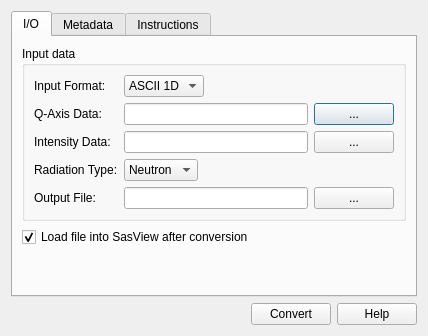
<?xml version="1.0" encoding="UTF-8"?>
<ui version="4.0">
 <class>FileConverterUI</class>
 <widget class="QDialog" name="FileConverterUI">
  <property name="geometry">
   <rect>
    <x>0</x>
    <y>0</y>
    <width>428</width>
    <height>331</height>
   </rect>
  </property>
  <property name="windowTitle">
   <string>File Converter</string>
  </property>
  <layout class="QGridLayout" name="gridLayout_8">
   <item row="0" column="0">
    <widget class="QTabWidget" name="tabWidget">
     <property name="currentIndex">
      <number>0</number>
     </property>
     <widget class="QWidget" name="tab">
      <attribute name="title">
       <string>I/O</string>
      </attribute>
      <layout class="QGridLayout" name="gridLayout_2">
       <item row="0" column="0">
        <widget class="QGroupBox" name="groupBox">
         <property name="title">
          <string>Input data</string>
         </property>
         <layout class="QGridLayout" name="gridLayout">
          <item row="0" column="0">
           <widget class="QLabel" name="label_6">
            <property name="text">
             <string>Input Format:</string>
            </property>
           </widget>
          </item>
          <item row="0" column="1">
           <layout class="QHBoxLayout" name="horizontalLayout_2">
            <item>
             <widget class="QComboBox" name="cbInputFormat">
              <property name="sizeAdjustPolicy">
               <enum>QComboBox::AdjustToContents</enum>
              </property>
              <item>
               <property name="text">
                <string>ASCII 1D</string>
               </property>
              </item>
              <item>
               <property name="text">
                <string>ASCII 2D</string>
               </property>
              </item>
              <item>
               <property name="text">
                <string>BSL 1D</string>
               </property>
              </item>
              <item>
               <property name="text">
                <string>BSL 2D</string>
               </property>
              </item>
             </widget>
            </item>
            <item>
             <spacer name="horizontalSpacer_2">
              <property name="orientation">
               <enum>Qt::Horizontal</enum>
              </property>
              <property name="sizeHint" stdset="0">
               <size>
                <width>40</width>
                <height>20</height>
               </size>
              </property>
             </spacer>
            </item>
           </layout>
          </item>
          <item row="1" column="0">
           <widget class="QLabel" name="label_7">
            <property name="text">
             <string>Q-Axis Data:</string>
            </property>
           </widget>
          </item>
          <item row="1" column="1">
           <widget class="QLineEdit" name="txtQFile"/>
          </item>
          <item row="1" column="2">
           <widget class="QPushButton" name="btnQFile">
            <property name="sizePolicy">
             <sizepolicy hsizetype="Fixed" vsizetype="Fixed">
              <horstretch>0</horstretch>
              <verstretch>0</verstretch>
             </sizepolicy>
            </property>
            <property name="text">
             <string>...</string>
            </property>
           </widget>
          </item>
          <item row="2" column="0">
           <widget class="QLabel" name="label_8">
            <property name="text">
             <string>Intensity Data:</string>
            </property>
           </widget>
          </item>
          <item row="2" column="1">
           <widget class="QLineEdit" name="txtIFile"/>
          </item>
          <item row="2" column="2">
           <widget class="QPushButton" name="btnIFile">
            <property name="sizePolicy">
             <sizepolicy hsizetype="Fixed" vsizetype="Fixed">
              <horstretch>0</horstretch>
              <verstretch>0</verstretch>
             </sizepolicy>
            </property>
            <property name="text">
             <string>...</string>
            </property>
           </widget>
          </item>
          <item row="3" column="0">
           <widget class="QLabel" name="label_9">
            <property name="text">
             <string>Radiation Type:</string>
            </property>
           </widget>
          </item>
          <item row="3" column="1">
           <layout class="QHBoxLayout" name="horizontalLayout">
            <item>
             <widget class="QComboBox" name="cbRadiation">
              <property name="sizeAdjustPolicy">
               <enum>QComboBox::AdjustToContents</enum>
              </property>
              <item>
               <property name="text">
                <string>Neutron</string>
               </property>
              </item>
              <item>
               <property name="text">
                <string>X-Ray</string>
               </property>
              </item>
              <item>
               <property name="text">
                <string>Muon</string>
               </property>
              </item>
              <item>
               <property name="text">
                <string>Electron</string>
               </property>
              </item>
             </widget>
            </item>
            <item>
             <spacer name="horizontalSpacer">
              <property name="orientation">
               <enum>Qt::Horizontal</enum>
              </property>
              <property name="sizeHint" stdset="0">
               <size>
                <width>40</width>
                <height>20</height>
               </size>
              </property>
             </spacer>
            </item>
           </layout>
          </item>
          <item row="4" column="0">
           <widget class="QLabel" name="label_10">
            <property name="text">
             <string>Output File:</string>
            </property>
           </widget>
          </item>
          <item row="4" column="1">
           <widget class="QLineEdit" name="txtOutputFile"/>
          </item>
          <item row="4" column="2">
           <widget class="QPushButton" name="btnOutputFile">
            <property name="sizePolicy">
             <sizepolicy hsizetype="Fixed" vsizetype="Fixed">
              <horstretch>0</horstretch>
              <verstretch>0</verstretch>
             </sizepolicy>
            </property>
            <property name="text">
             <string>...</string>
            </property>
           </widget>
          </item>
         </layout>
        </widget>
       </item>
       <item row="1" column="0">
        <widget class="QCheckBox" name="chkLoadFile">
         <property name="text">
          <string>Load file into SasView after conversion</string>
         </property>
         <property name="checked">
          <bool>true</bool>
         </property>
         <property name="tristate">
          <bool>false</bool>
         </property>
        </widget>
       </item>
       <item row="2" column="0">
        <spacer name="verticalSpacer_2">
         <property name="orientation">
          <enum>Qt::Vertical</enum>
         </property>
         <property name="sizeHint" stdset="0">
          <size>
           <width>20</width>
           <height>90</height>
          </size>
         </property>
        </spacer>
       </item>
      </layout>
     </widget>
     <widget class="QWidget" name="tab_2">
      <attribute name="title">
       <string>Metadata</string>
      </attribute>
      <layout class="QGridLayout" name="gridLayout_4">
       <item row="0" column="0">
        <widget class="QTabWidget" name="tabWidget_2">
         <property name="currentIndex">
          <number>0</number>
         </property>
         <widget class="QWidget" name="tab_3">
          <attribute name="title">
           <string>General</string>
          </attribute>
          <layout class="QGridLayout" name="gridLayout_9">
           <item row="0" column="0">
            <layout class="QVBoxLayout" name="verticalLayout">
             <item>
              <layout class="QGridLayout" name="gridLayout_5">
               <item row="0" column="0">
                <widget class="QLabel" name="label_2">
                 <property name="text">
                  <string>Title</string>
                 </property>
                </widget>
               </item>
               <item row="0" column="1">
                <widget class="QLineEdit" name="txtMG_Title"/>
               </item>
               <item row="1" column="0">
                <widget class="QLabel" name="label_3">
                 <property name="text">
                  <string>Run Number</string>
                 </property>
                </widget>
               </item>
               <item row="1" column="1">
                <widget class="QLineEdit" name="txtMG_RunNumber"/>
               </item>
               <item row="2" column="0">
                <widget class="QLabel" name="label_4">
                 <property name="text">
                  <string>Run Name</string>
                 </property>
                </widget>
               </item>
               <item row="2" column="1">
                <widget class="QLineEdit" name="txtMG_RunName"/>
               </item>
               <item row="3" column="0">
                <widget class="QLabel" name="label_5">
                 <property name="text">
                  <string>Instrument</string>
                 </property>
                </widget>
               </item>
               <item row="3" column="1">
                <widget class="QLineEdit" name="txtMG_Instrument"/>
               </item>
              </layout>
             </item>
             <item>
              <spacer name="verticalSpacer">
               <property name="orientation">
                <enum>Qt::Vertical</enum>
               </property>
               <property name="sizeHint" stdset="0">
                <size>
                 <width>20</width>
                 <height>40</height>
                </size>
               </property>
              </spacer>
             </item>
            </layout>
           </item>
          </layout>
         </widget>
         <widget class="QWidget" name="tab_4">
          <attribute name="title">
           <string>Detector</string>
          </attribute>
          <layout class="QGridLayout" name="gridLayout_7">
           <item row="0" column="0">
            <layout class="QGridLayout" name="gridLayout_6">
             <item row="0" column="0">
              <widget class="QLabel" name="label">
               <property name="text">
                <string>Name:</string>
               </property>
              </widget>
             </item>
             <item row="0" column="1">
              <widget class="QLineEdit" name="txtMD_Name"/>
             </item>
             <item row="1" column="0">
              <widget class="QLabel" name="label_11">
               <property name="text">
                <string>Distance [mm]:</string>
               </property>
              </widget>
             </item>
             <item row="1" column="1">
              <widget class="QLineEdit" name="txtMD_Distance"/>
             </item>
             <item row="2" column="0">
              <widget class="QLabel" name="label_12">
               <property name="text">
                <string>Offset [m]</string>
               </property>
              </widget>
             </item>
             <item row="2" column="1">
              <layout class="QHBoxLayout" name="horizontalLayout_4">
               <item>
                <widget class="QLabel" name="label_13">
                 <property name="text">
                  <string>X:</string>
                 </property>
                </widget>
               </item>
               <item>
                <widget class="QLineEdit" name="txtMD_OffsetX"/>
               </item>
               <item>
                <widget class="QLabel" name="label_14">
                 <property name="text">
                  <string>Y:</string>
                 </property>
                </widget>
               </item>
               <item>
                <widget class="QLineEdit" name="txtMD_OffsetY"/>
               </item>
              </layout>
             </item>
             <item row="3" column="0">
              <widget class="QLabel" name="label_15">
               <property name="text">
                <string>&lt;html&gt;&lt;head/&gt;&lt;body&gt;&lt;p&gt;Orientation [°]&lt;/p&gt;&lt;/body&gt;&lt;/html&gt;</string>
               </property>
              </widget>
             </item>
             <item row="3" column="1">
              <layout class="QHBoxLayout" name="horizontalLayout_5">
               <item>
                <widget class="QLabel" name="label_16">
                 <property name="text">
                  <string>Roll:</string>
                 </property>
                </widget>
               </item>
               <item>
                <widget class="QLineEdit" name="txtMD_OrientRoll"/>
               </item>
               <item>
                <widget class="QLabel" name="label_17">
                 <property name="text">
                  <string>Pitch:</string>
                 </property>
                </widget>
               </item>
               <item>
                <widget class="QLineEdit" name="txtMD_OrientPitch"/>
               </item>
               <item>
                <widget class="QLabel" name="label_18">
                 <property name="text">
                  <string>Yaw:</string>
                 </property>
                </widget>
               </item>
               <item>
                <widget class="QLineEdit" name="txtMD_OrientYaw"/>
               </item>
              </layout>
             </item>
             <item row="4" column="0">
              <widget class="QLabel" name="label_19">
               <property name="text">
                <string>Pixel size [mm]</string>
               </property>
              </widget>
             </item>
             <item row="4" column="1">
              <layout class="QHBoxLayout" name="horizontalLayout_6">
               <item>
                <widget class="QLabel" name="label_21">
                 <property name="text">
                  <string>X:</string>
                 </property>
                </widget>
               </item>
               <item>
                <widget class="QLineEdit" name="txtMD_PixelX"/>
               </item>
               <item>
                <widget class="QLabel" name="label_20">
                 <property name="text">
                  <string>Y:</string>
                 </property>
                </widget>
               </item>
               <item>
                <widget class="QLineEdit" name="txtMD_PixelY"/>
               </item>
              </layout>
             </item>
             <item row="5" column="0">
              <widget class="QLabel" name="label_22">
               <property name="text">
                <string>Beam center [mm]</string>
               </property>
              </widget>
             </item>
             <item row="5" column="1">
              <layout class="QHBoxLayout" name="horizontalLayout_7">
               <item>
                <widget class="QLabel" name="label_23">
                 <property name="text">
                  <string>X:</string>
                 </property>
                </widget>
               </item>
               <item>
                <widget class="QLineEdit" name="txtMD_BeamX"/>
               </item>
               <item>
                <widget class="QLabel" name="label_24">
                 <property name="text">
                  <string>Y:</string>
                 </property>
                </widget>
               </item>
               <item>
                <widget class="QLineEdit" name="txtMD_BeamY"/>
               </item>
              </layout>
             </item>
             <item row="6" column="0">
              <widget class="QLabel" name="label_25">
               <property name="text">
                <string>Slit length [mm]:</string>
               </property>
              </widget>
             </item>
             <item row="6" column="1">
              <widget class="QLineEdit" name="txtMD_SlitLength"/>
             </item>
            </layout>
           </item>
           <item row="1" column="0">
            <spacer name="verticalSpacer_3">
             <property name="orientation">
              <enum>Qt::Vertical</enum>
             </property>
             <property name="sizeHint" stdset="0">
              <size>
               <width>20</width>
               <height>30</height>
              </size>
             </property>
            </spacer>
           </item>
          </layout>
         </widget>
         <widget class="QWidget" name="tab_5">
          <attribute name="title">
           <string>Sample</string>
          </attribute>
          <layout class="QGridLayout" name="gridLayout_3">
           <item row="0" column="0">
            <widget class="QLabel" name="label_26">
             <property name="text">
              <string>Name:</string>
             </property>
            </widget>
           </item>
           <item row="0" column="1">
            <widget class="QLineEdit" name="txtMSa_Name"/>
           </item>
           <item row="1" column="0">
            <widget class="QLabel" name="label_27">
             <property name="text">
              <string>Thickness [mm]:</string>
             </property>
            </widget>
           </item>
           <item row="1" column="1">
            <widget class="QLineEdit" name="txtMSa_Thickness"/>
           </item>
           <item row="2" column="0">
            <widget class="QLabel" name="label_29">
             <property name="text">
              <string>Transmission:</string>
             </property>
            </widget>
           </item>
           <item row="2" column="1">
            <widget class="QLineEdit" name="txtMSa_Transmission">
             <property name="text">
              <string/>
             </property>
            </widget>
           </item>
           <item row="3" column="0">
            <widget class="QLabel" name="label_30">
             <property name="text">
              <string>Temperature:</string>
             </property>
            </widget>
           </item>
           <item row="3" column="1">
            <widget class="QLineEdit" name="txtMSa_Temperature">
             <property name="text">
              <string/>
             </property>
            </widget>
           </item>
           <item row="4" column="0">
            <widget class="QLabel" name="label_31">
             <property name="text">
              <string>Position [mm]</string>
             </property>
            </widget>
           </item>
           <item row="4" column="1">
            <layout class="QHBoxLayout" name="horizontalLayout_11">
             <item>
              <widget class="QLabel" name="label_32">
               <property name="text">
                <string>X:</string>
               </property>
              </widget>
             </item>
             <item>
              <widget class="QLineEdit" name="txtMSa_PositionX"/>
             </item>
             <item>
              <widget class="QLabel" name="label_33">
               <property name="text">
                <string>Y:</string>
               </property>
              </widget>
             </item>
             <item>
              <widget class="QLineEdit" name="txtMSa_PositionY"/>
             </item>
            </layout>
           </item>
           <item row="5" column="0">
            <widget class="QLabel" name="label_36">
             <property name="text">
              <string>&lt;html&gt;&lt;head/&gt;&lt;body&gt;&lt;p&gt;Orientation [°]&lt;/p&gt;&lt;/body&gt;&lt;/html&gt;</string>
             </property>
            </widget>
           </item>
           <item row="5" column="1">
            <layout class="QHBoxLayout" name="horizontalLayout_12">
             <item>
              <widget class="QLabel" name="label_35">
               <property name="text">
                <string>Roll:</string>
               </property>
              </widget>
             </item>
             <item>
              <widget class="QLineEdit" name="txtMSa_OrientR"/>
             </item>
             <item>
              <widget class="QLabel" name="label_34">
               <property name="text">
                <string>Pitch:</string>
               </property>
              </widget>
             </item>
             <item>
              <widget class="QLineEdit" name="txtMSa_OrientP"/>
             </item>
             <item>
              <widget class="QLabel" name="label_37">
               <property name="text">
                <string>Yaw:</string>
               </property>
              </widget>
             </item>
             <item>
              <widget class="QLineEdit" name="txtMSa_OrientY"/>
             </item>
            </layout>
           </item>
           <item row="6" column="0">
            <widget class="QLabel" name="label_38">
             <property name="text">
              <string>Details:</string>
             </property>
            </widget>
           </item>
           <item row="6" column="1">
            <widget class="QTextEdit" name="txtMSa_Details">
             <property name="minimumSize">
              <size>
               <width>0</width>
               <height>20</height>
              </size>
             </property>
            </widget>
           </item>
           <item row="7" column="1">
            <spacer name="verticalSpacer_4">
             <property name="orientation">
              <enum>Qt::Vertical</enum>
             </property>
             <property name="sizeHint" stdset="0">
              <size>
               <width>20</width>
               <height>33</height>
              </size>
             </property>
            </spacer>
           </item>
          </layout>
         </widget>
         <widget class="QWidget" name="tab_6">
          <attribute name="title">
           <string>Source</string>
          </attribute>
          <layout class="QGridLayout" name="gridLayout_11">
           <item row="0" column="0">
            <layout class="QGridLayout" name="gridLayout_10">
             <item row="0" column="0">
              <widget class="QLabel" name="label_39">
               <property name="text">
                <string>Name:</string>
               </property>
              </widget>
             </item>
             <item row="0" column="1" colspan="2">
              <widget class="QLineEdit" name="txtMSo_Name"/>
             </item>
             <item row="1" column="0">
              <widget class="QLabel" name="label_40">
               <property name="text">
                <string>Beam size [mm]</string>
               </property>
              </widget>
             </item>
             <item row="1" column="1" colspan="2">
              <layout class="QHBoxLayout" name="horizontalLayout_8">
               <item>
                <widget class="QLabel" name="label_42">
                 <property name="text">
                  <string>X:</string>
                 </property>
                </widget>
               </item>
               <item>
                <widget class="QLineEdit" name="txtMSo_BeamSizeX"/>
               </item>
               <item>
                <widget class="QLabel" name="label_41">
                 <property name="text">
                  <string>Y:</string>
                 </property>
                </widget>
               </item>
               <item>
                <widget class="QLineEdit" name="txtMSo_BeamSizeY"/>
               </item>
              </layout>
             </item>
             <item row="2" column="0">
              <widget class="QLabel" name="label_43">
               <property name="text">
                <string>Beam shape:</string>
               </property>
              </widget>
             </item>
             <item row="2" column="1" colspan="2">
              <widget class="QLineEdit" name="txtMSo_BeamShape"/>
             </item>
             <item row="3" column="0">
              <widget class="QLabel" name="label_44">
               <property name="text">
                <string>Wavelength [Ang]:</string>
               </property>
              </widget>
             </item>
             <item row="3" column="1" colspan="2">
              <widget class="QLineEdit" name="txtMSo_BeamWavelength"/>
             </item>
             <item row="4" column="0">
              <widget class="QLabel" name="label_45">
               <property name="text">
                <string>Min. wavelength [nm]:</string>
               </property>
              </widget>
             </item>
             <item row="4" column="1" colspan="2">
              <widget class="QLineEdit" name="txtMSo_MinWavelength"/>
             </item>
             <item row="5" column="0">
              <widget class="QLabel" name="label_46">
               <property name="text">
                <string>Max. wavelength [nm]:</string>
               </property>
              </widget>
             </item>
             <item row="5" column="1" colspan="2">
              <widget class="QLineEdit" name="txtMSo_MaxWavelength"/>
             </item>
             <item row="6" column="0" colspan="2">
              <widget class="QLabel" name="label_47">
               <property name="text">
                <string>Wavelength spread [%]:</string>
               </property>
              </widget>
             </item>
             <item row="6" column="2">
              <widget class="QLineEdit" name="txtMSo_Spread"/>
             </item>
            </layout>
           </item>
           <item row="1" column="0">
            <spacer name="verticalSpacer_5">
             <property name="orientation">
              <enum>Qt::Vertical</enum>
             </property>
             <property name="sizeHint" stdset="0">
              <size>
               <width>20</width>
               <height>36</height>
              </size>
             </property>
            </spacer>
           </item>
          </layout>
         </widget>
        </widget>
       </item>
      </layout>
     </widget>
     <widget class="QWidget" name="tab_7">
      <attribute name="title">
       <string>Instructions</string>
      </attribute>
      <layout class="QGridLayout" name="gridLayout_12">
       <item row="0" column="0">
        <widget class="QLabel" name="label_48">
         <property name="frameShape">
          <enum>QFrame::Box</enum>
         </property>
         <property name="text">
          <string>&lt;html&gt;&lt;head/&gt;&lt;body&gt;&lt;p&gt;If converting a 1D dataset, select linked single-column ASCII files containing the Q-axis and intensity-axis data, or a 1D BSL/OTOKO file.&lt;/p&gt;&lt;p&gt;If converting 2D data, select an ASCII file in the ISIS 2D file format, or a 2D BSL/OTOKO file.&lt;/p&gt;&lt;p&gt;Choose where to save the converted file and click convert.&lt;/p&gt;&lt;p&gt;One dimensional ASCII and BSL/OTOKO files can be converted to CanSAS (XML) or NXcanSAS (HDF5) formats. Two dimensional datasets can only be converted to the NXcanSAS format.&lt;/p&gt;&lt;p&gt;Metadata can also be optionally added to the output file.&lt;br/&gt;&lt;/p&gt;&lt;/body&gt;&lt;/html&gt;</string>
         </property>
         <property name="alignment">
          <set>Qt::AlignLeading|Qt::AlignLeft|Qt::AlignTop</set>
         </property>
         <property name="wordWrap">
          <bool>true</bool>
         </property>
        </widget>
       </item>
      </layout>
     </widget>
    </widget>
   </item>
   <item row="1" column="0">
    <layout class="QHBoxLayout" name="horizontalLayout_3">
     <item>
      <spacer name="horizontalSpacer_3">
       <property name="orientation">
        <enum>Qt::Horizontal</enum>
       </property>
       <property name="sizeHint" stdset="0">
        <size>
         <width>40</width>
         <height>20</height>
        </size>
       </property>
      </spacer>
     </item>
     <item>
      <widget class="QPushButton" name="cmdConvert">
       <property name="text">
        <string>Convert</string>
       </property>
      </widget>
     </item>
     <item>
      <widget class="QPushButton" name="cmdHelp">
       <property name="text">
        <string>Help</string>
       </property>
      </widget>
     </item>
    </layout>
   </item>
  </layout>
 </widget>
 <resources/>
 <connections/>
</ui>
